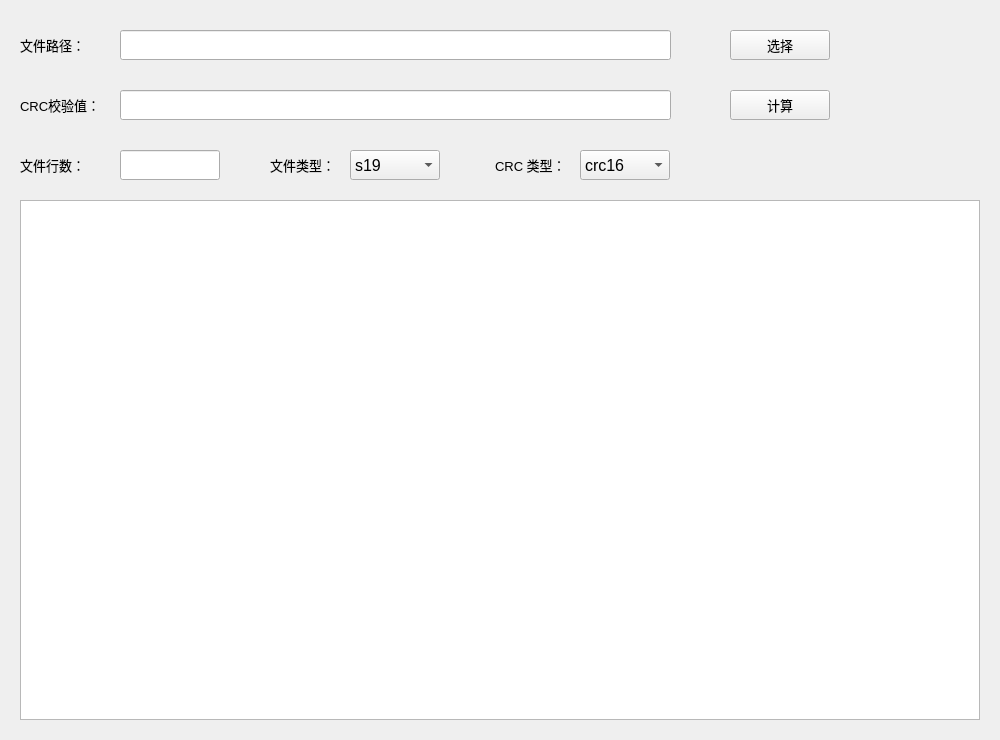
<?xml version="1.0" encoding="UTF-8"?>
<ui version="4.0">
 <class>Widget</class>
 <widget class="QWidget" name="Widget">
  <property name="windowModality">
   <enum>Qt::NonModal</enum>
  </property>
  <property name="enabled">
   <bool>true</bool>
  </property>
  <property name="geometry">
   <rect>
    <x>0</x>
    <y>0</y>
    <width>1000</width>
    <height>740</height>
   </rect>
  </property>
  <property name="maximumSize">
   <size>
    <width>1000</width>
    <height>740</height>
   </size>
  </property>
  <property name="font">
   <font>
    <pointsize>12</pointsize>
   </font>
  </property>
  <property name="windowTitle">
   <string>CalculateCRC</string>
  </property>
  <property name="windowIcon">
   <iconset resource="image.qrc">
    <normaloff>:/icon/icon/Green_Tux_48px.ico</normaloff>:/icon/icon/Green_Tux_48px.ico</iconset>
  </property>
  <property name="whatsThis">
   <string/>
  </property>
  <widget class="QLabel" name="label">
   <property name="geometry">
    <rect>
     <x>20</x>
     <y>30</y>
     <width>90</width>
     <height>30</height>
    </rect>
   </property>
   <property name="font">
    <font>
     <pointsize>10</pointsize>
    </font>
   </property>
   <property name="text">
    <string>文件路径：</string>
   </property>
  </widget>
  <widget class="QLabel" name="label_2">
   <property name="geometry">
    <rect>
     <x>20</x>
     <y>90</y>
     <width>90</width>
     <height>30</height>
    </rect>
   </property>
   <property name="font">
    <font>
     <pointsize>10</pointsize>
    </font>
   </property>
   <property name="text">
    <string>CRC校验值：</string>
   </property>
  </widget>
  <widget class="QLineEdit" name="pathLineEdit">
   <property name="geometry">
    <rect>
     <x>120</x>
     <y>30</y>
     <width>551</width>
     <height>30</height>
    </rect>
   </property>
   <property name="font">
    <font>
     <pointsize>10</pointsize>
    </font>
   </property>
  </widget>
  <widget class="QLineEdit" name="crcLineEdit">
   <property name="geometry">
    <rect>
     <x>120</x>
     <y>90</y>
     <width>551</width>
     <height>30</height>
    </rect>
   </property>
   <property name="font">
    <font>
     <pointsize>10</pointsize>
    </font>
   </property>
  </widget>
  <widget class="QPushButton" name="selectBtn">
   <property name="geometry">
    <rect>
     <x>730</x>
     <y>30</y>
     <width>100</width>
     <height>30</height>
    </rect>
   </property>
   <property name="font">
    <font>
     <pointsize>10</pointsize>
    </font>
   </property>
   <property name="text">
    <string>选择</string>
   </property>
  </widget>
  <widget class="QPushButton" name="calculateBtn">
   <property name="enabled">
    <bool>true</bool>
   </property>
   <property name="geometry">
    <rect>
     <x>730</x>
     <y>90</y>
     <width>100</width>
     <height>30</height>
    </rect>
   </property>
   <property name="font">
    <font>
     <pointsize>10</pointsize>
    </font>
   </property>
   <property name="text">
    <string>计算</string>
   </property>
  </widget>
  <widget class="QTextEdit" name="textEdit">
   <property name="geometry">
    <rect>
     <x>20</x>
     <y>200</y>
     <width>960</width>
     <height>520</height>
    </rect>
   </property>
   <property name="documentTitle">
    <string/>
   </property>
   <property name="readOnly">
    <bool>true</bool>
   </property>
   <property name="placeholderText">
    <string/>
   </property>
  </widget>
  <widget class="QLabel" name="label_4">
   <property name="geometry">
    <rect>
     <x>20</x>
     <y>150</y>
     <width>90</width>
     <height>30</height>
    </rect>
   </property>
   <property name="font">
    <font>
     <pointsize>10</pointsize>
    </font>
   </property>
   <property name="text">
    <string>文件行数：</string>
   </property>
  </widget>
  <widget class="QLineEdit" name="recordsLineEdit">
   <property name="geometry">
    <rect>
     <x>120</x>
     <y>150</y>
     <width>100</width>
     <height>30</height>
    </rect>
   </property>
   <property name="font">
    <font>
     <pointsize>10</pointsize>
    </font>
   </property>
   <property name="dragEnabled">
    <bool>true</bool>
   </property>
   <property name="placeholderText">
    <string/>
   </property>
  </widget>
  <widget class="QComboBox" name="fileType">
   <property name="geometry">
    <rect>
     <x>350</x>
     <y>150</y>
     <width>90</width>
     <height>30</height>
    </rect>
   </property>
   <property name="tabletTracking">
    <bool>false</bool>
   </property>
   <property name="editable">
    <bool>false</bool>
   </property>
   <property name="currentText">
    <string>s19</string>
   </property>
   <property name="currentIndex">
    <number>0</number>
   </property>
   <property name="modelColumn">
    <number>0</number>
   </property>
   <item>
    <property name="text">
     <string>s19</string>
    </property>
   </item>
   <item>
    <property name="text">
     <string>hex</string>
    </property>
   </item>
   <item>
    <property name="text">
     <string>bin</string>
    </property>
   </item>
  </widget>
  <widget class="QLabel" name="label_5">
   <property name="geometry">
    <rect>
     <x>270</x>
     <y>150</y>
     <width>90</width>
     <height>30</height>
    </rect>
   </property>
   <property name="font">
    <font>
     <pointsize>10</pointsize>
    </font>
   </property>
   <property name="text">
    <string>文件类型：</string>
   </property>
  </widget>
  <widget class="QLabel" name="label_3">
   <property name="geometry">
    <rect>
     <x>495</x>
     <y>150</y>
     <width>100</width>
     <height>30</height>
    </rect>
   </property>
   <property name="font">
    <font>
     <pointsize>10</pointsize>
    </font>
   </property>
   <property name="text">
    <string>CRC 类型：</string>
   </property>
  </widget>
  <widget class="QComboBox" name="crcType">
   <property name="geometry">
    <rect>
     <x>580</x>
     <y>150</y>
     <width>90</width>
     <height>30</height>
    </rect>
   </property>
   <item>
    <property name="text">
     <string>crc16</string>
    </property>
   </item>
   <item>
    <property name="text">
     <string>crc32</string>
    </property>
   </item>
  </widget>
 </widget>
 <layoutdefault spacing="6" margin="11"/>
 <resources>
  <include location="image.qrc"/>
 </resources>
 <connections/>
</ui>
